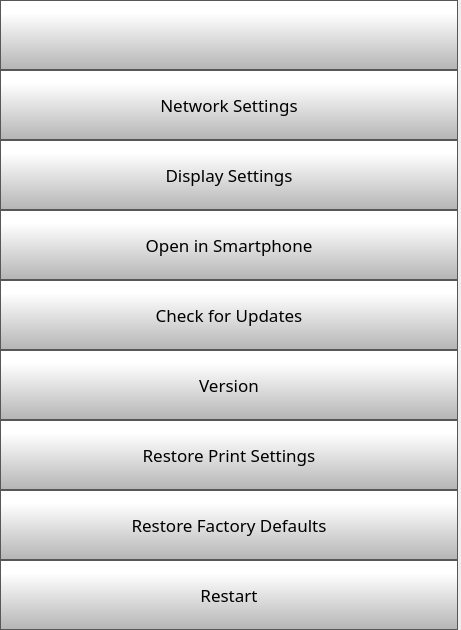
      <widget class="QWidget" name="scrollAreaWidgetContents">
       <property name="geometry">
        <rect>
         <x>0</x>
         <y>0</y>
         <width>461</width>
         <height>630</height>
        </rect>
       </property>
       <layout class="QVBoxLayout" name="verticalLayout">
        <property name="spacing">
         <number>0</number>
        </property>
        <property name="leftMargin">
         <number>0</number>
        </property>
        <property name="topMargin">
         <number>0</number>
        </property>
        <property name="rightMargin">
         <number>3</number>
        </property>
        <property name="bottomMargin">
         <number>0</number>
        </property>
        <item>
         <widget class="QPushButton" name="settingsBackButton">
          <property name="minimumSize">
           <size>
            <width>0</width>
            <height>70</height>
           </size>
          </property>
          <property name="font">
           <font>
            <family>Gotham Light</family>
            <pointsize>9</pointsize>
           </font>
          </property>
          <property name="styleSheet">
           <string notr="true">QPushButton {
     border: 1px solid rgb(87, 87, 87);
	background-color: qlineargradient(spread:pad, x1:0, y1:1, x2:0, y2:0.188, stop:0 rgba(180, 180, 180, 255), stop:1 rgba(255, 255, 255, 255));


}

QPushButton:pressed {
    background-color: qlineargradient(x1: 0, y1: 0, x2: 0, y2: 1,
                                      stop: 0 #dadbde, stop: 1 #f6f7fa);
}

QPushButton:flat {
    border: none; /* no border for a flat push button */
}

QPushButton:default {
    border-color: navy; /* make the default button prominent */
}</string>
          </property>
          <property name="text">
           <string/>
          </property>
          <property name="icon">
           <iconset>
            <normaloff>templates/img/arrows-4.png</normaloff>templates/img/arrows-4.png</iconset>
          </property>
          <property name="iconSize">
           <size>
            <width>50</width>
            <height>50</height>
           </size>
          </property>
          <property name="checkable">
           <bool>false</bool>
          </property>
          <property name="autoDefault">
           <bool>false</bool>
          </property>
          <property name="default">
           <bool>false</bool>
          </property>
          <property name="flat">
           <bool>false</bool>
          </property>
         </widget>
        </item>
        <item>
         <widget class="QPushButton" name="networkSettingsButton">
          <property name="minimumSize">
           <size>
            <width>0</width>
            <height>70</height>
           </size>
          </property>
          <property name="font">
           <font>
            <family>Gotham</family>
            <pointsize>13</pointsize>
           </font>
          </property>
          <property name="styleSheet">
           <string notr="true">QPushButton {
     border: 1px solid rgb(87, 87, 87);
	background-color: qlineargradient(spread:pad, x1:0, y1:1, x2:0, y2:0.188, stop:0 rgba(180, 180, 180, 255), stop:1 rgba(255, 255, 255, 255));


}

QPushButton:pressed {
    background-color: qlineargradient(x1: 0, y1: 0, x2: 0, y2: 1,
                                      stop: 0 #dadbde, stop: 1 #f6f7fa);
}

QPushButton:flat {
    border: none; /* no border for a flat push button */
}

QPushButton:default {
    border-color: navy; /* make the default button prominent */
}

QPushButton:focus {
	outline: none;
}</string>
          </property>
          <property name="text">
           <string>Network Settings</string>
          </property>
          <property name="iconSize">
           <size>
            <width>40</width>
            <height>40</height>
           </size>
          </property>
         </widget>
        </item>
        <item>
         <widget class="QPushButton" name="displaySettingsButton">
          <property name="minimumSize">
           <size>
            <width>0</width>
            <height>70</height>
           </size>
          </property>
          <property name="font">
           <font>
            <family>Gotham</family>
            <pointsize>13</pointsize>
           </font>
          </property>
          <property name="styleSheet">
           <string notr="true">QPushButton {
     border: 1px solid rgb(87, 87, 87);
	background-color: qlineargradient(spread:pad, x1:0, y1:1, x2:0, y2:0.188, stop:0 rgba(180, 180, 180, 255), stop:1 rgba(255, 255, 255, 255));


}

QPushButton:pressed {
    background-color: qlineargradient(x1: 0, y1: 0, x2: 0, y2: 1,
                                      stop: 0 #dadbde, stop: 1 #f6f7fa);
}

QPushButton:flat {
    border: none; /* no border for a flat push button */
}

QPushButton:default {
    border-color: navy; /* make the default button prominent */
}

QPushButton:focus {
	outline: none;
}</string>
          </property>
          <property name="text">
           <string>Display Settings</string>
          </property>
          <property name="iconSize">
           <size>
            <width>40</width>
            <height>40</height>
           </size>
          </property>
         </widget>
        </item>
        <item>
         <widget class="QPushButton" name="pairPhoneButton">
          <property name="minimumSize">
           <size>
            <width>0</width>
            <height>70</height>
           </size>
          </property>
          <property name="font">
           <font>
            <family>Gotham</family>
            <pointsize>13</pointsize>
           </font>
          </property>
          <property name="styleSheet">
           <string notr="true">QPushButton {
     border: 1px solid rgb(87, 87, 87);
	background-color: qlineargradient(spread:pad, x1:0, y1:1, x2:0, y2:0.188, stop:0 rgba(180, 180, 180, 255), stop:1 rgba(255, 255, 255, 255));


}

QPushButton:pressed {
    background-color: qlineargradient(x1: 0, y1: 0, x2: 0, y2: 1,
                                      stop: 0 #dadbde, stop: 1 #f6f7fa);
}

QPushButton:flat {
    border: none; /* no border for a flat push button */
}

QPushButton:default {
    border-color: navy; /* make the default button prominent */
}

QPushButton:focus {
	outline: none;
}</string>
          </property>
          <property name="text">
           <string>Open in Smartphone</string>
          </property>
          <property name="iconSize">
           <size>
            <width>40</width>
            <height>40</height>
           </size>
          </property>
         </widget>
        </item>
        <item>
         <widget class="QPushButton" name="OTAButton">
          <property name="minimumSize">
           <size>
            <width>0</width>
            <height>70</height>
           </size>
          </property>
          <property name="font">
           <font>
            <family>Gotham</family>
            <pointsize>13</pointsize>
           </font>
          </property>
          <property name="styleSheet">
           <string notr="true">QPushButton {
     border: 1px solid rgb(87, 87, 87);
	background-color: qlineargradient(spread:pad, x1:0, y1:1, x2:0, y2:0.188, stop:0 rgba(180, 180, 180, 255), stop:1 rgba(255, 255, 255, 255));


}

QPushButton:pressed {
    background-color: qlineargradient(x1: 0, y1: 0, x2: 0, y2: 1,
                                      stop: 0 #dadbde, stop: 1 #f6f7fa);
}

QPushButton:flat {
    border: none; /* no border for a flat push button */
}

QPushButton:default {
    border-color: navy; /* make the default button prominent */
}

QPushButton:focus {
	outline: none;
}</string>
          </property>
          <property name="text">
           <string>Check for Updates</string>
          </property>
          <property name="iconSize">
           <size>
            <width>40</width>
            <height>40</height>
           </size>
          </property>
         </widget>
        </item>
        <item>
         <widget class="QPushButton" name="versionButton">
          <property name="minimumSize">
           <size>
            <width>0</width>
            <height>70</height>
           </size>
          </property>
          <property name="font">
           <font>
            <family>Gotham</family>
            <pointsize>13</pointsize>
           </font>
          </property>
          <property name="styleSheet">
           <string notr="true">QPushButton {
     border: 1px solid rgb(87, 87, 87);
	background-color: qlineargradient(spread:pad, x1:0, y1:1, x2:0, y2:0.188, stop:0 rgba(180, 180, 180, 255), stop:1 rgba(255, 255, 255, 255));


}

QPushButton:pressed {
    background-color: qlineargradient(x1: 0, y1: 0, x2: 0, y2: 1,
                                      stop: 0 #dadbde, stop: 1 #f6f7fa);
}

QPushButton:flat {
    border: none; /* no border for a flat push button */
}

QPushButton:default {
    border-color: navy; /* make the default button prominent */
}

QPushButton:focus {
	outline: none;
}</string>
          </property>
          <property name="text">
           <string>Version</string>
          </property>
          <property name="iconSize">
           <size>
            <width>40</width>
            <height>40</height>
           </size>
          </property>
         </widget>
        </item>
        <item>
         <widget class="QPushButton" name="restorePrintSettingsButton">
          <property name="minimumSize">
           <size>
            <width>0</width>
            <height>70</height>
           </size>
          </property>
          <property name="font">
           <font>
            <family>Gotham</family>
            <pointsize>13</pointsize>
           </font>
          </property>
          <property name="styleSheet">
           <string notr="true">QPushButton {
     border: 1px solid rgb(87, 87, 87);
	background-color: qlineargradient(spread:pad, x1:0, y1:1, x2:0, y2:0.188, stop:0 rgba(180, 180, 180, 255), stop:1 rgba(255, 255, 255, 255));


}

QPushButton:pressed {
    background-color: qlineargradient(x1: 0, y1: 0, x2: 0, y2: 1,
                                      stop: 0 #dadbde, stop: 1 #f6f7fa);
}

QPushButton:flat {
    border: none; /* no border for a flat push button */
}

QPushButton:default {
    border-color: navy; /* make the default button prominent */
}

QPushButton:focus {
	outline: none;
}</string>
          </property>
          <property name="text">
           <string>Restore Print Settings</string>
          </property>
          <property name="iconSize">
           <size>
            <width>40</width>
            <height>40</height>
           </size>
          </property>
         </widget>
        </item>
        <item>
         <widget class="QPushButton" name="restoreFactoryDefaultsButton">
          <property name="minimumSize">
           <size>
            <width>0</width>
            <height>70</height>
           </size>
          </property>
          <property name="font">
           <font>
            <family>Gotham</family>
            <pointsize>13</pointsize>
           </font>
          </property>
          <property name="styleSheet">
           <string notr="true">QPushButton {
     border: 1px solid rgb(87, 87, 87);
	background-color: qlineargradient(spread:pad, x1:0, y1:1, x2:0, y2:0.188, stop:0 rgba(180, 180, 180, 255), stop:1 rgba(255, 255, 255, 255));


}

QPushButton:pressed {
    background-color: qlineargradient(x1: 0, y1: 0, x2: 0, y2: 1,
                                      stop: 0 #dadbde, stop: 1 #f6f7fa);
}

QPushButton:flat {
    border: none; /* no border for a flat push button */
}

QPushButton:default {
    border-color: navy; /* make the default button prominent */
}

QPushButton:focus {
	outline: none;
}</string>
          </property>
          <property name="text">
           <string>Restore Factory Defaults</string>
          </property>
          <property name="iconSize">
           <size>
            <width>40</width>
            <height>40</height>
           </size>
          </property>
         </widget>
        </item>
        <item>
         <widget class="QPushButton" name="restartButton">
          <property name="minimumSize">
           <size>
            <width>0</width>
            <height>70</height>
           </size>
          </property>
          <property name="font">
           <font>
            <family>Gotham</family>
            <pointsize>13</pointsize>
           </font>
          </property>
          <property name="styleSheet">
           <string notr="true">QPushButton {
     border: 1px solid rgb(87, 87, 87);
	background-color: qlineargradient(spread:pad, x1:0, y1:1, x2:0, y2:0.188, stop:0 rgba(180, 180, 180, 255), stop:1 rgba(255, 255, 255, 255));


}

QPushButton:pressed {
    background-color: qlineargradient(x1: 0, y1: 0, x2: 0, y2: 1,
                                      stop: 0 #dadbde, stop: 1 #f6f7fa);
}

QPushButton:flat {
    border: none; /* no border for a flat push button */
}

QPushButton:default {
    border-color: navy; /* make the default button prominent */
}

QPushButton:focus {
	outline: none;
}</string>
          </property>
          <property name="text">
           <string>Restart</string>
          </property>
          <property name="iconSize">
           <size>
            <width>40</width>
            <height>40</height>
           </size>
          </property>
         </widget>
        </item>
       </layout>
      </widget>
